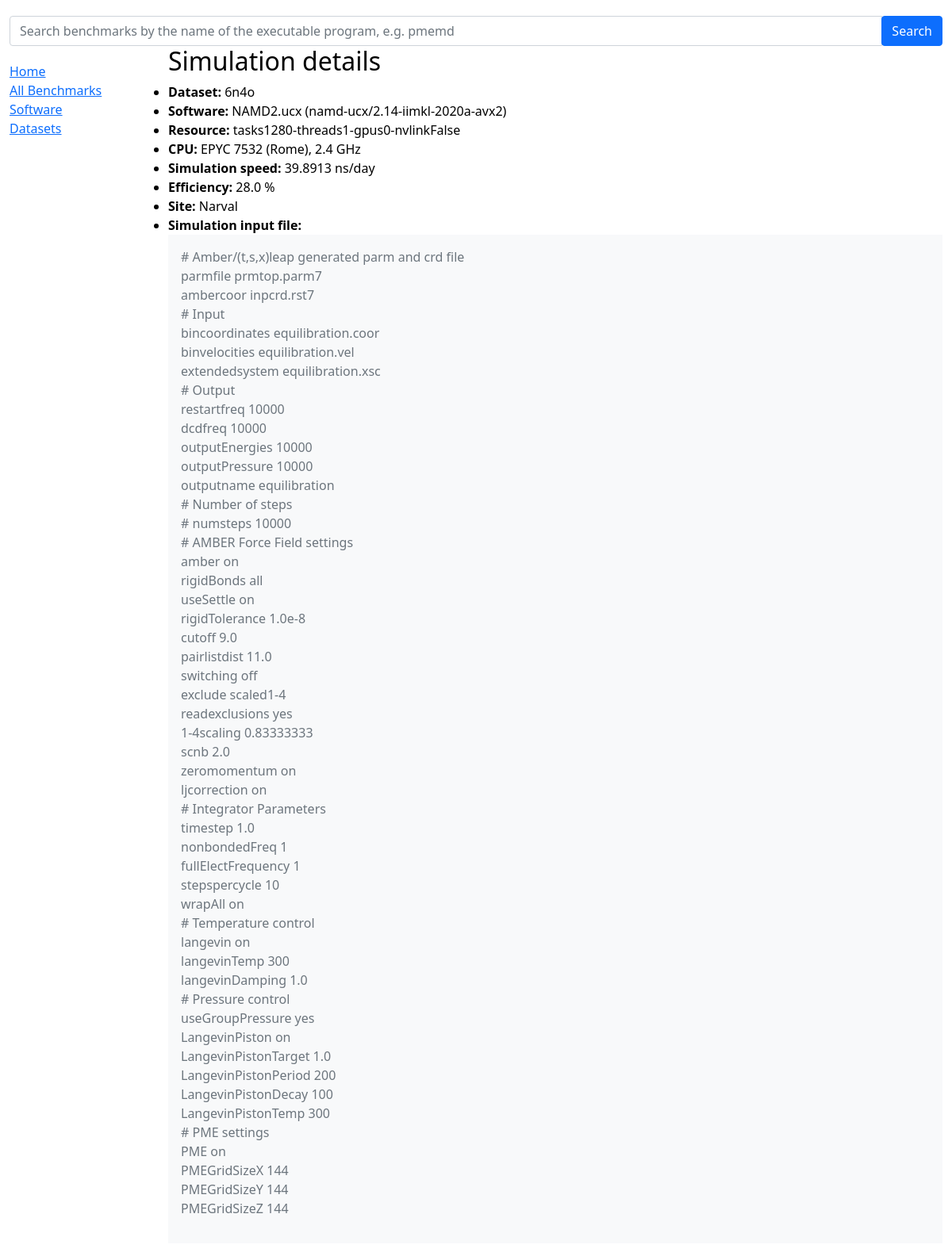
Before: /mdbench/benchmark/21 with the older database file.
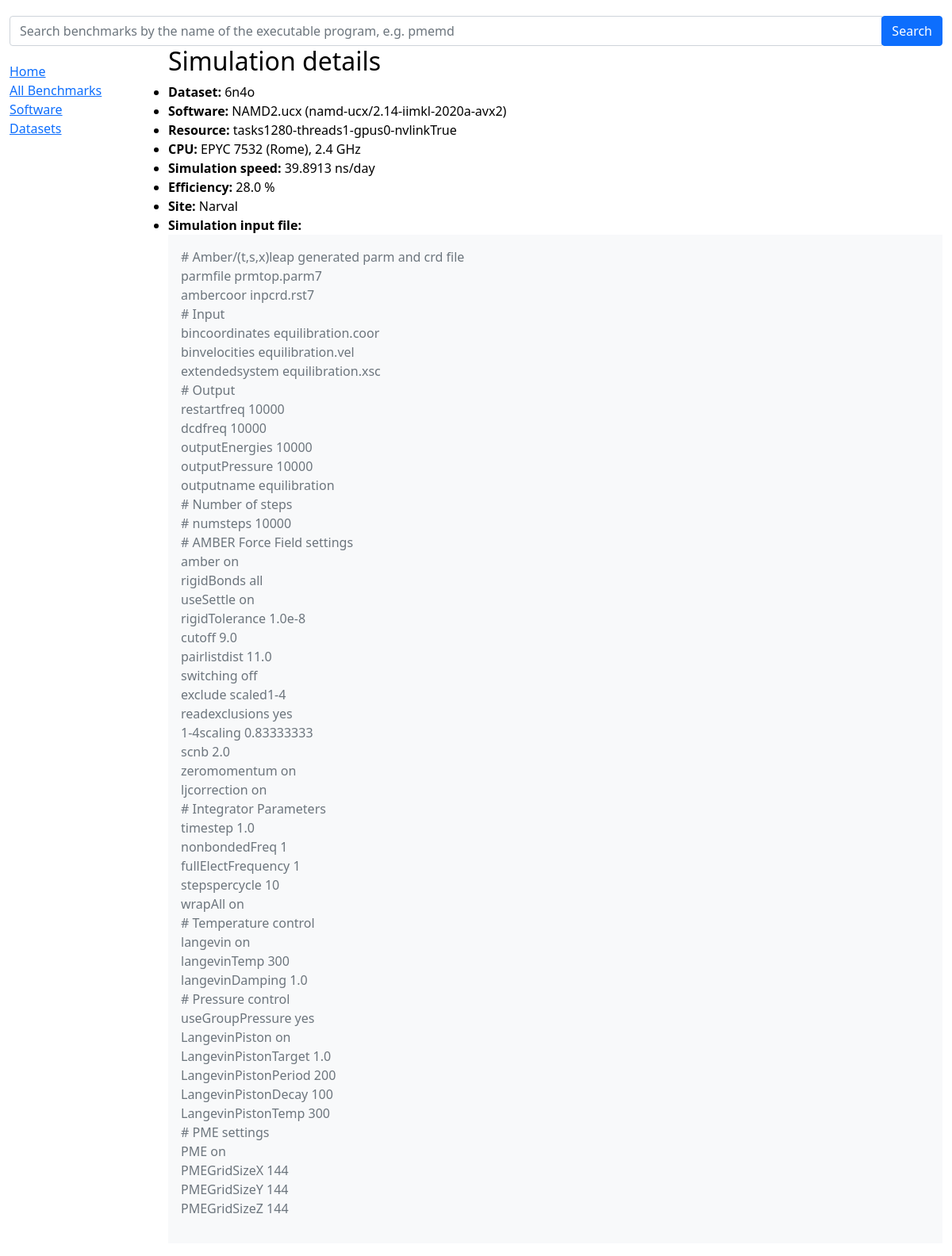
After: the same page with the newer database file.
### mdbench/models.py (models this page shows, shortened)
class BenchmarkInstance(models.Model):
    class Meta:
        verbose_name_plural = "4. Parallel Benchmarks"
    benchmark = models.ForeignKey('Benchmark', on_delete=models.RESTRICT, null=True)
    software = models.ForeignKey('Software', on_delete=models.RESTRICT, null=True)
    simulation_input = models.ForeignKey('SimulationInput', on_delete=models.RESTRICT, null=True)
    cpu = models.ForeignKey('CPU', on_delete=models.RESTRICT, null=True)
    gpu = models.ForeignKey('GPU', on_delete=models.RESTRICT, blank=True, null=True)
    resource = models.ForeignKey('Resource', on_delete=models.RESTRICT, null=True)
    rate_min = models.FloatField(help_text='Simulation speed, ns/day')
    rate_max = models.FloatField(help_text='Simulation speed, ns/day')
    serial = models.ForeignKey('SerialBenchmarkInstance', on_delete=models.RESTRICT, null=True)
    cpu_efficiency = models.FloatField(help_text='Efficiency, %')
    site = models.ForeignKey('Site', on_delete=models.RESTRICT, null=True)

class Resource(models.Model):
    class Meta:
        verbose_name_plural = "6. Computing Resources"
    ncpu = models.IntegerField()
    ntasks = models.IntegerField()
    ngpu = models.IntegerField()
    nvlink = models.BooleanField()
    def __str__(self):
        return f'tasks{self.ntasks}-threads{self.ncpu}-gpus{self.ngpu}-nvlink{self.nvlink}'

class Benchmark(models.Model):
    class Meta:
        verbose_name_plural = "1. Test Systems"
    name = models.CharField(max_length=100, help_text='Enter a benchmark name')
    natoms = models.IntegerField()
    description = models.TextField()
    def __str__(self):
        return f'{self.name}'

class Software(models.Model):
    class Meta:
        verbose_name_plural = "2. MD Engines"
    name = models.CharField(max_length=100, help_text='Enter a software name (e.g. NAMD)')
    module = models.CharField(max_length=100, help_text='Enter a module name')
    module_version = models.CharField(max_length=100, help_text='Enter a module version')
    toolchain = models.CharField(max_length=100, help_text='Enter a toolchain name')
    toolchain_version = models.CharField(max_length=100, help_text='Enter a toolchain version')
    instruction_set = models.CharField(max_length=100, help_text='Enter CPU instruction set (avx2/avx512)')
    example_submission  = models.TextField()
    benchmark_submission = models.TextField()
    def __str__(self):
        return f'{self.name} ({self.module}/{self.module_version}-{self.toolchain}-{self.toolchain_version}-{self.instruction_set})'

class CPU(models.Model):
    class Meta:
        verbose_name_plural = "7. CPU Types"
    name = models.CharField(max_length=100, help_text='Enter a CPU name (e.g. Xeon)')
    model = models.CharField(max_length=100, help_text='Enter a CPU model (e.g. E5-2683 v4)')
    codename = models.CharField(max_length=100, help_text='Enter a CPU codename (e.g. Broadwell)')
    frequency = models.FloatField()
    def __str__(self):
        return f'{self.name} {self.model} ({self.codename}), {self.frequency} GHz'

class Site(models.Model):
    class Meta:
        verbose_name_plural = "9. CC Sites"
    name = models.CharField(max_length=100, help_text='Enter a site name (e.g. Cedar)')
    def __str__(self):
        return f'{self.name}'

class SerialBenchmarkInstance(models.Model):
    class Meta:
        verbose_name_plural = "3. Serial Benchmarks"
    benchmark = models.ForeignKey('Benchmark', on_delete=models.RESTRICT, null=True)
    software = models.ForeignKey('Software', on_delete=models.RESTRICT, null=True)
    simulation_input = models.ForeignKey('SimulationInput', on_delete=models.RESTRICT, null=True)
    cpu = models.ForeignKey('CPU', on_delete=models.RESTRICT, null=True)
    gpu = models.ForeignKey('GPU', on_delete=models.RESTRICT, blank=True, null=True)
    rate_min = models.FloatField(help_text='Simulation speed, ns/day')
    rate_max = models.FloatField(help_text='Simulation speed, ns/day')
    site = models.ForeignKey('Site', on_delete=models.RESTRICT, null=True)

class SimulationInput(models.Model):
    class Meta:
        verbose_name_plural = "5. Simulation input files"
    benchmark = models.ForeignKey('Benchmark', on_delete=models.RESTRICT, null=True)
    software = models.ForeignKey('Software', on_delete=models.RESTRICT, null=True)
    input = models.TextField()

### mdbench/views.py (the view)
# urls.py: path('benchmark/<int:pk>', views.BenchmarkDetailView.as_view(), name='benchmark-detail'),
class BenchmarkDetailView(generic.DetailView):
    model = BenchmarkInstance

### mdbench/templates/mdbench/benchmarkinstance_detail.html
{% extends "base_generic.html" %}
{% block content %}
<h2>Simulation details</h2>
<ul>
  <li><strong>Dataset:</strong></strong> {{ benchmarkinstance.benchmark }}</li>
  <li><strong>Software:</strong> {{ benchmarkinstance.software }}</li>
  <li><strong>Resource:</strong> {{ benchmarkinstance.resource }}</li>
  <li><strong>CPU:</strong> {{ benchmarkinstance.cpu }}</li>
  <li><strong>Simulation speed:</strong> {{ benchmarkinstance.rate_max }} ns/day</li>
  <li><strong>Efficiency:</strong> {{ benchmarkinstance.cpu_efficiency }} %</li>
  <li><strong>Site:</strong> {{ benchmarkinstance.site }}</li>
  <li><strong>Simulation input file:</strong><div class='p-3 mb-0 bg-light text-secondary'>{{ benchmarkinstance.serial.simulation_input.input | linebreaks }}</div></li>
</ul>
{% endblock %}

Changed rows visible on the page:
changed through a linked row, BenchmarkInstance "NAMD2.ucx (namd-ucx/2.14-iimkl-2020a-avx2)": resource "tasks1280-threads1-gpus0-nvlinkFalse" → "tasks1280-threads1-gpus0-nvlinkTrue"
